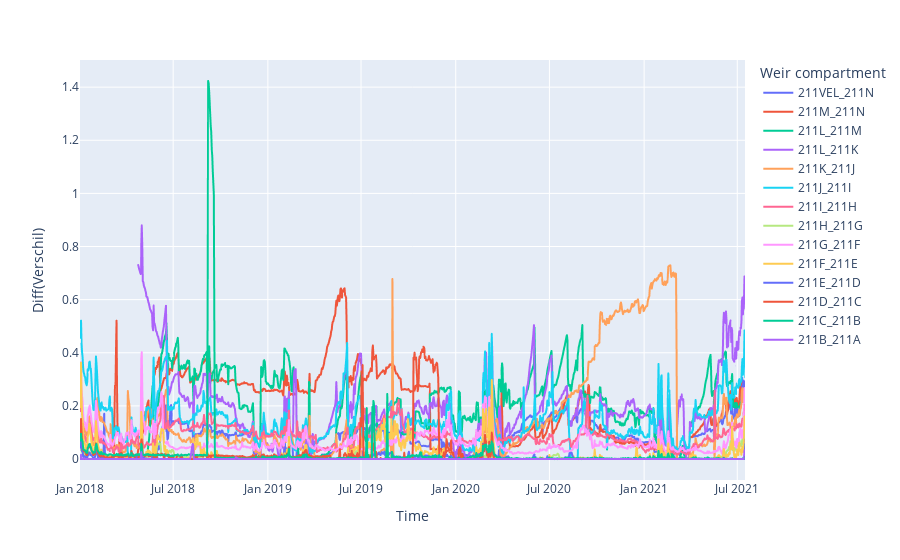

Notebook cell for this chart:
### Code cell
fig = px.line(df_leijgraaf, x="Time", y="Diff(Verschil)", color="Weir compartment")
fig.show()

### Figure 1 — Plotly figure (JSON) as saved in the notebook; plotly's stock layout.template omitted (floating-point values rounded to 4 significant figures; data arrays with more than 128 entries replaced by an {"elided": "..."} marker saying what was removed)
{"data": [{"hovertemplate": "Weir compartment=211VEL_211N<br>Time=%{x}<br>Diff(Verschil)=%{y}<extra></extra>", "legendgroup": "211VEL_211N", "line": {"color": "#636efa", "dash": "solid"}, "marker": {"symbol": "circle"}, "mode": "lines", "name": "211VEL_211N", "showlegend": true, "type": "scattergl", "x": {"elided": "1292 str values"}, "xaxis": "x", "y": {"elided": "1292 float values"}, "yaxis": "y"}, {"hovertemplate": "Weir compartment=211M_211N<br>Time=%{x}<br>Diff(Verschil)=%{y}<extra></extra>", "legendgroup": "211M_211N", "line": {"color": "#EF553B", "dash": "solid"}, "marker": {"symbol": "circle"}, "mode": "lines", "name": "211M_211N", "showlegend": true, "type": "scattergl", "x": {"elided": "1284 str values"}, "xaxis": "x", "y": {"elided": "1284 float values"}, "yaxis": "y"}, {"hovertemplate": "Weir compartment=211L_211M<br>Time=%{x}<br>Diff(Verschil)=%{y}<extra></extra>", "legendgroup": "211L_211M", "line": {"color": "#00cc96", "dash": "solid"}, "marker": {"symbol": "circle"}, "mode": "lines", "name": "211L_211M", "showlegend": true, "type": "scattergl", "x": {"elided": "1173 str values"}, "xaxis": "x", "y": {"elided": "1173 float values"}, "yaxis": "y"}, {"hovertemplate": "Weir compartment=211L_211K<br>Time=%{x}<br>Diff(Verschil)=%{y}<extra></extra>", "legendgroup": "211L_211K", "line": {"color": "#ab63fa", "dash": "solid"}, "marker": {"symbol": "circle"}, "mode": "lines", "name": "211L_211K", "showlegend": true, "type": "scattergl", "x": {"elided": "1180 str values"}, "xaxis": "x", "y": {"elided": "1180 float values"}, "yaxis": "y"}, {"hovertemplate": "Weir compartment=211K_211J<br>Time=%{x}<br>Diff(Verschil)=%{y}<extra></extra>", "legendgroup": "211K_211J", "line": {"color": "#FFA15A", "dash": "solid"}, "marker": {"symbol": "circle"}, "mode": "lines", "name": "211K_211J", "showlegend": true, "type": "scattergl", "x": {"elided": "1292 str values"}, "xaxis": "x", "y": {"elided": "1292 float values"}, "yaxis": "y"}, {"hovertemplate": "Weir compartment=211J_211I<br>Time=%{x}<br>Diff(Verschil)=%{y}<extra></extra>", "legendgroup": "211J_211I", "line": {"color": "#19d3f3", "dash": "solid"}, "marker": {"symbol": "circle"}, "mode": "lines", "name": "211J_211I", "showlegend": true, "type": "scattergl", "x": {"elided": "1292 str values"}, "xaxis": "x", "y": {"elided": "1292 float values"}, "yaxis": "y"}, {"hovertemplate": "Weir compartment=211I_211H<br>Time=%{x}<br>Diff(Verschil)=%{y}<extra></extra>", "legendgroup": "211I_211H", "line": {"color": "#FF6692", "dash": "solid"}, "marker": {"symbol": "circle"}, "mode": "lines", "name": "211I_211H", "showlegend": true, "type": "scattergl", "x": {"elided": "1292 str values"}, "xaxis": "x", "y": {"elided": "1292 float values"}, "yaxis": "y"}, {"hovertemplate": "Weir compartment=211H_211G<br>Time=%{x}<br>Diff(Verschil)=%{y}<extra></extra>", "legendgroup": "211H_211G", "line": {"color": "#B6E880", "dash": "solid"}, "marker": {"symbol": "circle"}, "mode": "lines", "name": "211H_211G", "showlegend": true, "type": "scattergl", "x": {"elided": "1292 str values"}, "xaxis": "x", "y": {"elided": "1292 float values"}, "yaxis": "y"}, {"hovertemplate": "Weir compartment=211G_211F<br>Time=%{x}<br>Diff(Verschil)=%{y}<extra></extra>", "legendgroup": "211G_211F", "line": {"color": "#FF97FF", "dash": "solid"}, "marker": {"symbol": "circle"}, "mode": "lines", "name": "211G_211F", "showlegend": true, "type": "scattergl", "x": {"elided": "1292 str values"}, "xaxis": "x", "y": {"elided": "1292 float values"}, "yaxis": "y"}, {"hovertemplate": "Weir compartment=211F_211E<br>Time=%{x}<br>Diff(Verschil)=%{y}<extra></extra>", "legendgroup": "211F_211E", "line": {"color": "#FECB52", "dash": "solid"}, "marker": {"symbol": "circle"}, "mode": "lines", "name": "211F_211E", "showlegend": true, "type": "scattergl", "x": {"elided": "1292 str values"}, "xaxis": "x", "y": {"elided": "1292 float values"}, "yaxis": "y"}, {"hovertemplate": "Weir compartment=211E_211D<br>Time=%{x}<br>Diff(Verschil)=%{y}<extra></extra>", "legendgroup": "211E_211D", "line": {"color": "#636efa", "dash": "solid"}, "marker": {"symbol": "circle"}, "mode": "lines", "name": "211E_211D", "showlegend": true, "type": "scattergl", "x": {"elided": "1292 str values"}, "xaxis": "x", "y": {"elided": "1292 float values"}, "yaxis": "y"}, {"hovertemplate": "Weir compartment=211D_211C<br>Time=%{x}<br>Diff(Verschil)=%{y}<extra></extra>", "legendgroup": "211D_211C", "line": {"color": "#EF553B", "dash": "solid"}, "marker": {"symbol": "circle"}, "mode": "lines", "name": "211D_211C", "showlegend": true, "type": "scattergl", "x": {"elided": "1292 str values"}, "xaxis": "x", "y": {"elided": "1292 float values"}, "yaxis": "y"}, {"hovertemplate": "Weir compartment=211C_211B<br>Time=%{x}<br>Diff(Verschil)=%{y}<extra></extra>", "legendgroup": "211C_211B", "line": {"color": "#00cc96", "dash": "solid"}, "marker": {"symbol": "circle"}, "mode": "lines", "name": "211C_211B", "showlegend": true, "type": "scattergl", "x": {"elided": "1292 str values"}, "xaxis": "x", "y": {"elided": "1292 float values"}, "yaxis": "y"}, {"hovertemplate": "Weir compartment=211B_211A<br>Time=%{x}<br>Diff(Verschil)=%{y}<extra></extra>", "legendgroup": "211B_211A", "line": {"color": "#ab63fa", "dash": "solid"}, "marker": {"symbol": "circle"}, "mode": "lines", "name": "211B_211A", "showlegend": true, "type": "scattergl", "x": {"elided": "1292 str values"}, "xaxis": "x", "y": {"elided": "1292 float values"}, "yaxis": "y"}], "layout": {"legend": {"title": {"text": "Weir compartment"}, "tracegroupgap": 0}, "margin": {"t": 60}, "xaxis": {"anchor": "y", "domain": [0, 1], "title": {"text": "Time"}}, "yaxis": {"anchor": "x", "domain": [0, 1], "title": {"text": "Diff(Verschil)"}}}}
